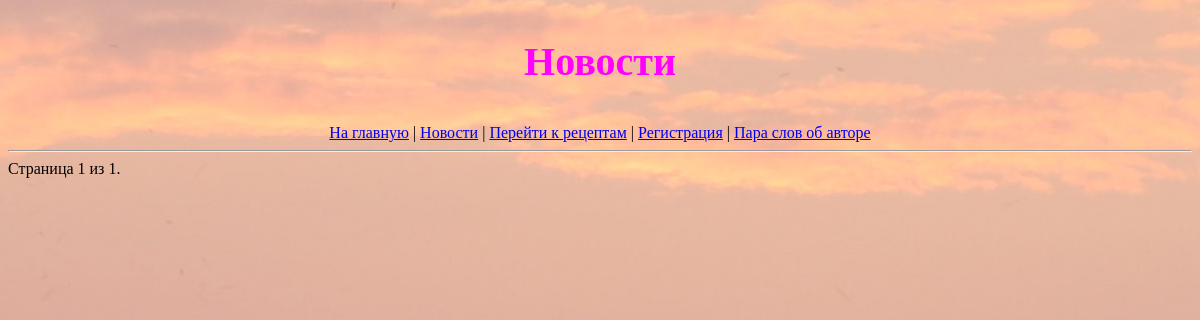
Before: /cookbook/news/ with the older database file.
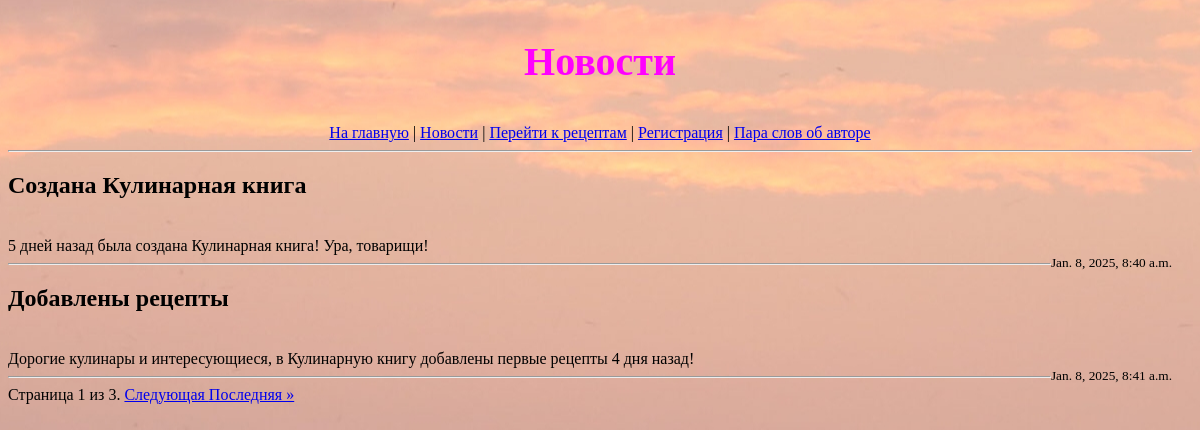
After: the same page with the newer database file.
### task1/models.py (models this page shows)
class New(models.Model):
    title = models.CharField(max_length=100)
    content = models.TextField()
    date = models.DateTimeField(auto_now_add=True)

### task1/views.py (the view)
# urls.py: path('cookbook/news/', news)
def news(request):
    new = New.objects.all().order_by('date')
    paginator = Paginator(new, 2)
    page_number = request.GET.get('page')
    try:
        page_news = paginator.page(page_number)
    except PageNotAnInteger:  # указанный параметр page не является целым числом, обращаемся к первой странице
        page_news = paginator.page(1)
    except EmptyPage:
        page_news = paginator.page(paginator.num_pages)
    context = {"page_name": "Новости",
               "page_news": page_news}
    return render(request, "news.html", context)

### templates/news.html (shortened to what this page needs)
{% extends 'menu.html' %}
{% block page-title %}
    <p class="page-title">{{page_name}}</p>
{% endblock %}
{% block content %}
    <hr>
    {% for new in page_news %}
        <h2>{{ new.title }}</h2>
        <br>
        {{ new.content }}
        <br>
        <small style="float: right; margin-right: 20px;">{{ new.date }}</small>
        <hr>
    {% endfor %}
    <div>
        <span>
            <span>
                Страница {{ page_news.number }} из {{ page_news.paginator.num_pages }}.
            </span>
            {% if page_news.has_next %}
                <a href="?page={{ page_news.next_page_number }}">Следующая </a>
                <a href="?page={{ page_news.paginator.num_pages }}">Последняя &raquo;</a>
            {% endif %}
        </span>
    </div>
{% endblock %}

### templates/menu.html (shortened to what this page needs)
<!DOCTYPE html>
{% load static %}
<html lang="ru">
<head>
    <link rel="stylesheet" href="{% static 'css/stylesheet.css'%}" type="text/css">
</head>
<body>
    {% block page-title %}
    {% endblock %}
    <div align="center">
        <a href="/cookbook/">На главную</a> | <a href="/cookbook/news/">Новости</a> | <a href="/cookbook/content/">Перейти к рецептам</a> | <a href="/registration/">Регистрация</a> | <a href="/cookbook/about/">Пара слов об авторе</a>
    </div>
    {% block content %}
    {% endblock %}
</body>
</html>

### static/css/stylesheet.css (style rules this page uses)
.page-title { font-weight: bold; font-size: 40px; line-height: 44px; font-family: "comic sans ms"; text-align: center; color: #ff00fe; }

### templates/news.html (style rules this page uses)
body { background:url(/static/images/Sunset3.jpg) no-repeat center fixed; }

Changed rows visible on the page:
added New: title "Создана Кулинарная книга", content "5 дней назад была создана Кулинарная книга! Ура, товарищи!", date "Jan. 8, 2025, 8:40 a.m."
added New: title "Добавлены рецепты", content "Дорогие кулинары и интересующиеся, в Кулинарную книгу добавлены первые рецепты 4 дня назад!", date "Jan. 8, 2025, 8:41 a.m."
Other visible differences:
{{ page_news.paginator.num_pages }}: "1" → "3"
text now shown: "Следующая Последняя »"
